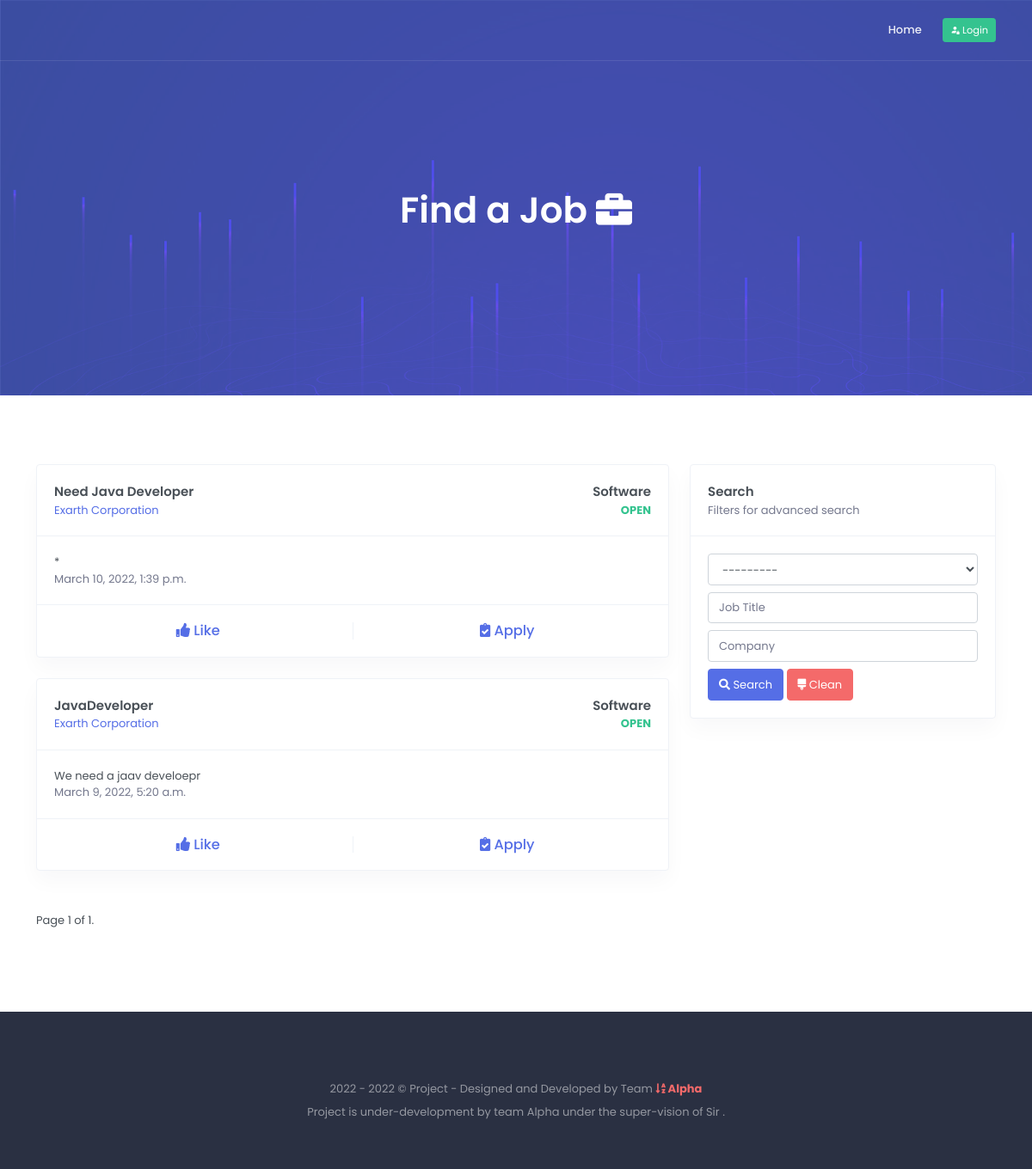
The page / on the database its author committed.
### src/portals/company/models.py (models this page shows, shortened)
class Job(models.Model):
    STATUS_CHOICE = (
        ('o', 'Open'),
        ('c', 'Close')
    )
    title = models.CharField(max_length=255)
    category = models.ForeignKey(Category, on_delete=models.CASCADE)
    description = models.TextField()
    detailed_description = RichTextField(null=True, blank=True)
    company = models.ForeignKey('Company', related_name='job_provider', on_delete=models.CASCADE, blank=True)
    start_time = models.DateTimeField(null=True, blank=True)
    end_time = models.DateTimeField(null=True, blank=True)
    likes = models.ManyToManyField(User, related_name='likes')
    candidates = models.ManyToManyField(User, related_name='candidates', through='Candidate')
    status = models.CharField(max_length=1, choices=STATUS_CHOICE, default='o')
    is_active = models.BooleanField(default=True)
    created_on = models.DateTimeField(auto_now=False, auto_now_add=True)
    class Meta:
        ordering = ['-pk']

class Company(models.Model):
    TYPE_CHOICE = (
        ('per', 'Personal'),
        ('pre', 'Premium'),
        ('ent', 'Enterprise'),
    )
    user = models.OneToOneField(User, on_delete=models.CASCADE)
    name = models.CharField(max_length=255, default="Name")
    tag_line = models.CharField(max_length=255, null=True, blank=True)
    description = models.TextField(null=True, blank=True)
    business_type = models.CharField(max_length=255, choices=TYPE_CHOICE, default='per')
    contact_number = models.CharField(max_length=20, null=True, blank=True)
    contact_email = models.CharField(max_length=255, null=True, blank=True)
    contact_address = models.TextField(null=True, blank=True)
    class Meta:
        verbose_name_plural = "Companies"

class Category(models.Model):
    name = models.CharField(max_length=255)
    class Meta:
        verbose_name_plural = "Categories"
    def __str__(self):
        return self.name

### src/website/views.py (the view)
# urls.py: path('', HomeView.as_view(), name='home'),
class HomeView(ListView):
    template_name = 'website/home.html'
    paginate_by = 20
    model = Job
    def get_context_data(self, **kwargs):
        context = super(HomeView, self).get_context_data(**kwargs)
        jobs = Job.objects.filter(status='o')
        if self.request.user.is_authenticated:
            jobs_candidate_user = Job.objects.filter(candidate__user=self.request.user).values('pk')
            jobs_liked_by_user = Job.objects.filter(likes=self.request.user).values('pk')
            likes_list = [x['pk'] for x in jobs_liked_by_user]
            jobs = jobs.exclude(pk__in=jobs_candidate_user)
            context['like_ids'] = likes_list
        filter_object = JobFilter(self.request.GET, queryset=jobs)
        context['filter_form'] = filter_object.form
        paginator = Paginator(filter_object.qs, 50)
        page_number = self.request.GET.get('page')
        page_object = paginator.get_page(page_number)
        context['object_list'] = page_object
        return context

### src/website/templates/website/home.html (shortened to what this page needs)
{% extends 'website/base.html' %}
{% load static %}
{% load custom_tags %}
{% block base_content %}
    <section class="section hero-section bg-ico-hero" id="home">
        <div class="bg-overlay bg-primary"></div>
        <div class="container">
            <div class="row align-items-center">
                <div class="col-12">
                    <div class="text-white-50 text-center">
                        <h1 class="text-white font-weight-semibold mb-0 hero-title">
                            Find a Job <i class="fa fa-briefcase"></i>
                        </h1>
                    </div>
                </div>
            </div>
        </div>
    </section>
    <section class="section bg-white" id="roadmap">
        <div class="container">
            <div class="row">
                <div class="col-8">
                    {% if object_list %}
                        {% for object in object_list %}
                            <div class="card border">
                                <div class="card-body border-bottom">
                                    <div class="row">
                                        <div class="col">
                                            <p class="card-title mb-0">{{ object.title }}</p>
                                            <p class="mb-0"><a href="#">{{ object.company.name }}</a></p>
                                        </div>
                                        <div class="col text-right">
                                            <p class="mb-0 card-title">{{ object.category.name }}</p>
                                            <p class="mb-0 card-title-desc text-success"><b>OPEN</b></p>
                                        </div>
                                    </div>
                                </div>
                                <div class="card-body">
                                    {{ object.description }}
                                    <p class="text-secondary mb-0">{{ object.created_on }}</p>
                                </div>
                                <div class="card-body border-top">
                                    <div class="row text-center">
                                        <div class="col border-right">
                                            <h5 class="mb-0">
                                                {% if object.pk in like_ids and request.user.is_authenticated %}
                                                    <a href="{% url 'customer:job-like' object.pk %}" class="text-danger"><i class="fa fa-thumbs-down text-danger"></i> Dislike</a>
                                                {% else %}
                                                    <a href="{% url 'customer:job-like' object.pk %}"><i class="fa fa-thumbs-up text-primary"></i> Like</a>
                                                {% endif %}
                                            </h5>
                                        </div>
                                        <div class="col">
                                            <h5 class="mb-0">
                                                <a href="{% url 'customer:application-apply' object.pk %}"><i class="fa fa-clipboard-check"></i> Apply</a>
                                            </h5>
                                        </div>
                                    </div>
                                </div>
                            </div>
                        {% endfor %}
                    {% endif %}
                </div>
                {% if job_list %}
                    <div class="col-4">
                        <div class="card border">
                            <div class="card-body border-bottom">
                                <p class="mb-0 card-title">Search</p>
                                <p class="mb-0 card-title-desc">Filters for advanced search</p>
                            </div>
                            <div class="card-body">
                                <form method="get">
                                    <div class="">
                                        {{ filter_form }}
                                        <div class="mt-2">
                                            <button class="btn btn-primary" type="submit">
                                                <i class="fa fa-search"></i> Search
                                            </button>
                                            <a href="#" class="btn btn-danger" type="submit">
                                                <i class="fa fa-brush"></i> Clean
                                            </a>
                                        </div>
                                    </div>
                                </form>
                            </div>
                        </div>
                    </div>
                {% endif %}
            </div>
            {% if object_list %}
                <div class="row">
                    <div class="col-md-12">
                        <div class="mt-4">
                            <ul class="pagination">
                                <li class="">
                                    <span>Page {{ object_list.number }} of {{ object_list.paginator.num_pages }}.</span>
                                </li>
                            </ul>
                        </div>
                    </div>
                </div>
            {% endif %}
        </div>
    </section>
{% endblock %}

### rows shown on the page
Job: title "Need Java Developer", company.name "Exarth Corporation", category.name "Software", description "*", created_on "March 10, 2022, 1:39 p.m.", shows "Like"
Job: title "JavaDeveloper", company.name "Exarth Corporation", category.name "Software", description "We need a jaav develoepr", created_on "March 9, 2022, 5:20 a.m.", shows "Like"

### other values the page prints
{{ object_list.number }} "1"
{{ object_list.paginator.num_pages }} "1"
